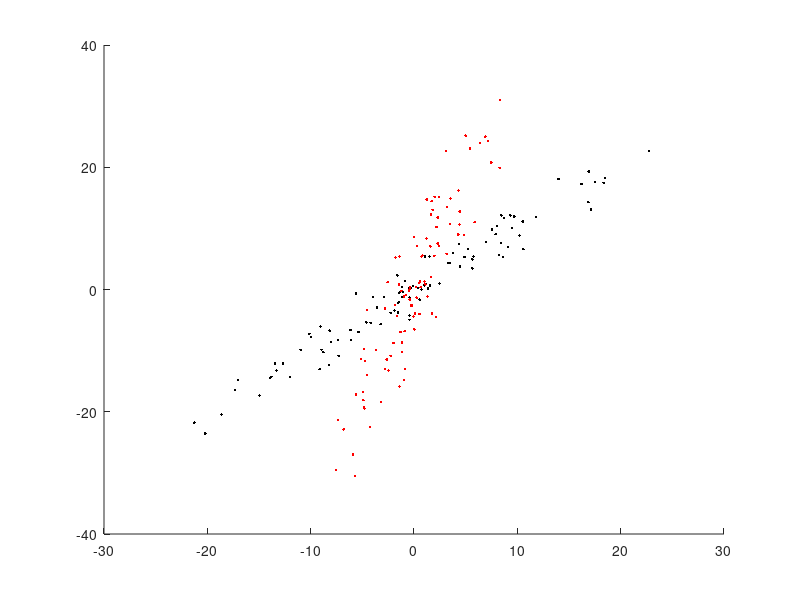
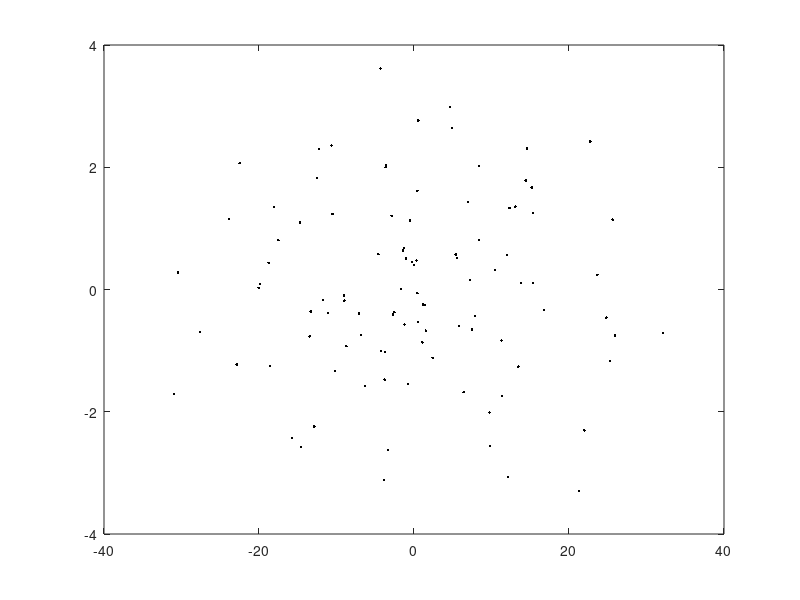

Write MATLAB code to recreate these figures, in order.
clear all; close all; clc;

% La matrice X generata nel codice sottostante (N x 2)
% contiene dei punti in uno spazio a 2 dimensioni
% Centrare le coordinate rispetto al valore medio
% Ruotare i punti di 30 gradi in senso antiorario
% Fare il grafico dei punti pre e post rotazione
%
% MATRICE DI ROTAZIONE =
%   cos(teta) -sin(teta)
%   sin(teta)  cos(teta)
% 

N = 100;
x = 5 + 10*randn(N,1);
y = 0.3 + x + 2*randn(N,1);
X = [x y];


X = X - mean(X, 1);
R = [cos(pi/6) -sin(pi/6); sin(pi/6) cos(pi/6)];
Xp = X*R';

f = figure();
ax = subplot(1,1,1);
hold on;
plot(X(:,1), X(:,2), '.k');
plot(Xp(:,1), Xp(:,2), '.r');


% Calcolare la matrice di covarianza dei dati contenuti nella matrice X
% esiste la funzione cov per farlo, usare invece il calcolo matriciale

delta = X - mean(X,1);
cov_m = (delta'*delta)/length(X); % length(X)-1 perche' sia identica a cov

% Usare la funzione eig per calcolare autovalori e autovettore della
% matrice di covarianza
[v, lambda] = eig(cov_m);

% ordinare le colonne della matrice degli autovettore a partire 
% dall'autovettore corrispondente all'autovalore a modulo maggiore
[dummy, i] = sort(abs(diag(lambda)));
v = v(:,i(end:-1:1));

% Proiettare i dati di X sullo spazio degli autovettori e farne il grafico
% calcolare la matrice di covarianza dei dati proiettati
% x = R*xe --> ...
Xe = X*v;
f = figure();
ax = subplot(1,1,1);
plot(Xe(:,1), Xe(:,2), '.k');
delta = Xe - mean(Xe,1);
covXe= (delta'*delta)/length(Xe);

% Usare la funzione inv che calcola l'inverso di matrice per risolvere il
% sistema lineare:
%  2x + 7y = 8
%  5x - 4y = 3
A = [2 7; 5 4];
b = [8; 3];
res = inv(A)*b;
res = A\b % stessa cosa
